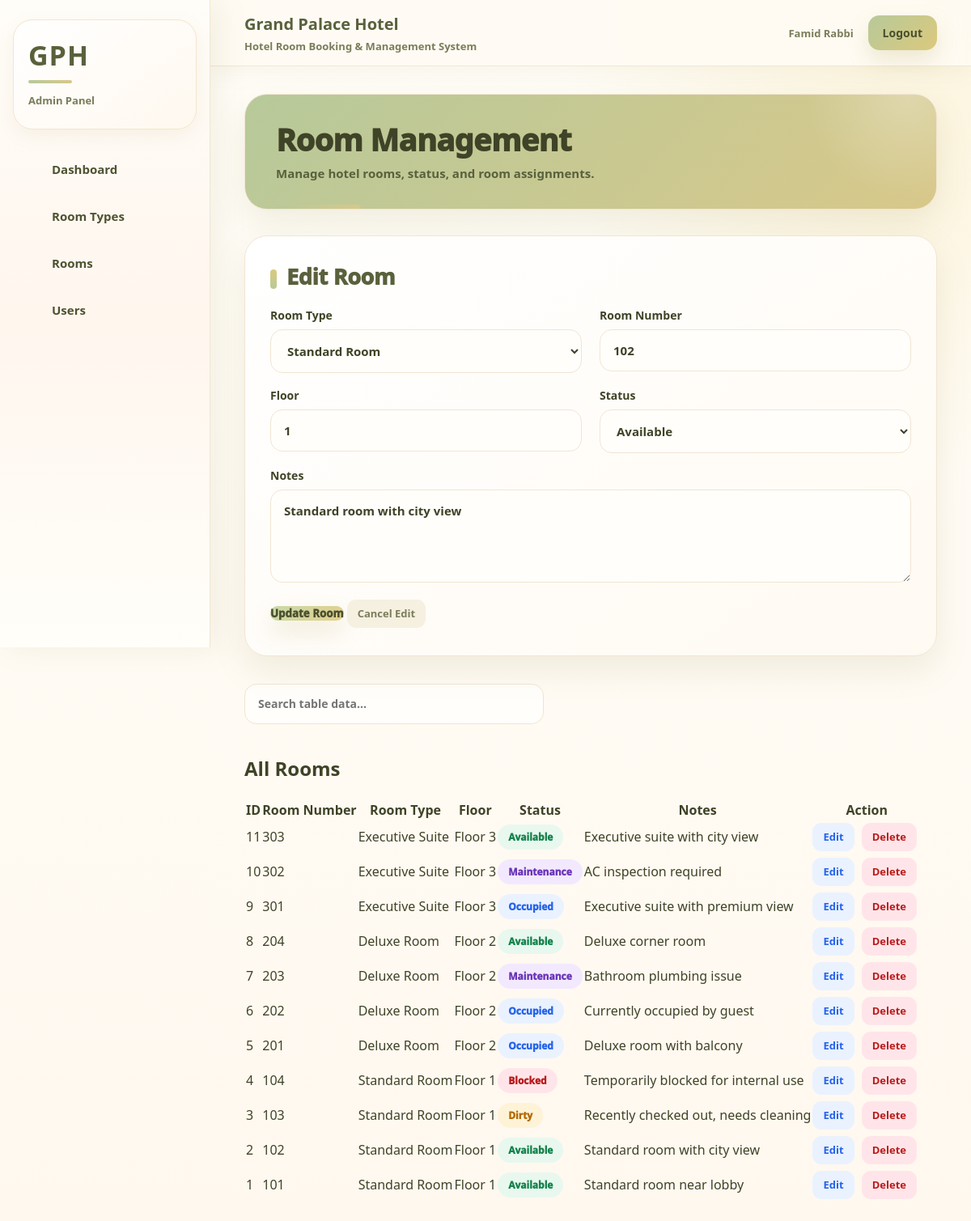
/views/admin/rooms.php?edit=2 (signed in), run on the app's committed database.
### tables this page shows
CREATE TABLE `rooms` (
  `id` int(11) NOT NULL,
  `room_type_id` int(11) NOT NULL,
  `room_number` varchar(30) NOT NULL,
  `floor` int(11) NOT NULL,
  `status` enum('available','occupied','dirty','maintenance','blocked') NOT NULL DEFAULT 'available',
  `notes` text DEFAULT NULL,
  `created_at` timestamp NOT NULL DEFAULT current_timestamp()
);

CREATE TABLE `room_types` (
  `id` int(11) NOT NULL,
  `name` varchar(100) NOT NULL,
  `description` text NOT NULL,
  `price_per_night` decimal(10,2) NOT NULL,
  `max_capacity` int(11) NOT NULL,
  `thumbnail_path` varchar(255) DEFAULT NULL,
  `amenities` longtext DEFAULT NULL CHECK (json_valid(`amenities`)),
  `is_active` tinyint(1) NOT NULL DEFAULT 1,
  `created_at` timestamp NOT NULL DEFAULT current_timestamp()
);

### models/roomModel.php (called while the page is built, shortened)
<?php
require_once __DIR__ . "/../config/database.php";
function getAllRoomTypes()
{
    global $conn;
    $sql = "SELECT * FROM room_types ORDER BY id DESC";
    return $conn->query($sql);
}
function getAllRooms()
{
    global $conn;
    $sql = "SELECT
                rooms.id,
                rooms.room_number,
                rooms.floor,
                rooms.status,
                rooms.notes,
                room_types.name AS room_type
            FROM rooms
            INNER JOIN room_types ON rooms.room_type_id = room_types.id
            ORDER BY rooms.id DESC";
    return $conn->query($sql);
}
function getRoomById($id)
{
    global $conn;
    $sql = "SELECT * FROM rooms WHERE id = ?";
    $stmt = $conn->prepare($sql);
    $stmt->bind_param("i", $id);
    $stmt->execute();
    return $stmt->get_result()->fetch_assoc();
}
?>

### views/admin/rooms.php (the view, shortened to what this page needs)
<?php
require_once "../../models/roomModel.php";
$rooms = getAllRooms();
$roomTypes = getAllRoomTypes();
$editData = null;
if (isset($_GET["edit"])) {
    $editData = getRoomById($_GET["edit"]);
}
require_once "../../app/layouts/header.php";
require_once "../../app/layouts/sidebar.php";
require_once "../../app/layouts/navbar.php";
?>
<div class="main-content">
    <div class="dashboard-title">
        <h1>Room Management</h1>
        <p>Manage hotel rooms, status, and room assignments.</p>
    </div>
    <div class="form-box">
        <h2><?php echo $editData ? "Edit Room" : "Add New Room"; ?></h2>
        <form action="../../controllers/roomController.php" method="POST">
            <div class="form-row">
                <div class="form-group">
                    <label>Room Type</label>
                    <select name="room_type_id" required>
                        <?php
                        if ($roomTypes && $roomTypes->num_rows > 0) {
                            while ($type = $roomTypes->fetch_assoc()) {
                                $selected = "";
                                if ($editData && $editData["room_type_id"] == $type["id"]) {
                                    $selected = "selected";
                                }
                                echo "<option value='" . $type["id"] . "' $selected>";
                                echo $type["name"];
                                echo "</option>";
                            }
                        }
                        ?>
                    </select>
                </div>
                <div class="form-group">
                    <label>Room Number</label>
                    <input type="text"
                           name="room_number"
                           required
                           value="<?php echo $editData ? $editData["room_number"] : ""; ?>">
                </div>
            </div>
            <div class="form-row">
                <div class="form-group">
                    <label>Floor</label>
                    <input type="number"
                           name="floor"
                           required
                           value="<?php echo $editData ? $editData["floor"] : ""; ?>">
                </div>
                <div class="form-group">
                    <label>Status</label>
                    <select name="status" required>
                        <?php
                        $statuses = ["available", "occupied", "dirty", "maintenance", "blocked"];
                        foreach ($statuses as $status) {
                            $selected = "";
                            if ($editData && $editData["status"] == $status) {
                                $selected = "selected";
                            }
                            echo "<option value='$status' $selected>";
                            echo ucfirst($status);
                            echo "</option>";
                        }
                        ?>
                    </select>
                </div>
            </div>
            <div class="form-group">
                <label>Notes</label>
                <textarea name="notes"
                          placeholder="Additional room notes..."><?php echo $editData ? $editData["notes"] : ""; ?></textarea>
            </div>
            <button type="submit">
                <?php
                echo $editData ? "Update Room" : "Add Room";
                ?>
            </button>
            <?php if ($editData) { ?>
                <a href="rooms.php" class="cancel-link">
                    Cancel Edit
                </a>
            <?php } ?>
        </form>
    </div>
    <div class="table-search-box">
    <input
        type="text"
        class="table-search"
        placeholder="Search table data..."
    >
</div>
<br>
        <h2>All Rooms</h2>
        <br>
        <table>
            <thead>
                <tr>
                    <th>ID</th>
                    <th>Room Number</th>
                    <th>Room Type</th>
                    <th>Floor</th>
                    <th>Status</th>
                    <th>Notes</th>
                    <th>Action</th>
                </tr>
            </thead>
            <tbody>
                <?php
                if ($rooms && $rooms->num_rows > 0) {
                    while ($room = $rooms->fetch_assoc()) {
                        echo "<tr>";
                        echo "<td>" . $room["id"] . "</td>";
                        echo "<td>" . $room["room_number"] . "</td>";
                        echo "<td>" . $room["room_type"] . "</td>";
                        echo "<td>Floor " . $room["floor"] . "</td>";
                       echo "<td>
        <span class='status-badge status-" . $room["status"] . "'>
            " . ucfirst($room["status"]) . "
        </span>
      </td>";
                        echo "<td>" . $room["notes"] . "</td>";
                        echo "<td>
                            <a class='edit-btn'
                               href='rooms.php?edit=" . $room["id"] . "'>
                               Edit
                            </a>
                            <a class='delete-btn'
                               href='../../controllers/roomController.php?delete_room=" . $room["id"] . "'
                               onclick='return confirm(\"Are you sure?\")'>
                               Delete
                            </a>
                        </td>";
                        echo "</tr>";
                    }
                } else {
                    echo "<tr>";
                    echo "<td colspan='7'>No rooms found.</td>";
                    echo "</tr>";
                }
                ?>
            </tbody>
        </table>
    </div>
<?php
require_once "../../app/layouts/footer.php";
?>

### assets/css/dashboard.css (style rules this page uses)
* { margin: 0; padding: 0; box-sizing: border-box; }
a { color: inherit; text-decoration: none; }
button, input, select, textarea { font-family: inherit; }
.main-content { margin-left: var(--sidebar-width); min-height: calc(100vh - var(--navbar-height)); padding: 34px 42px 58px; background: radial-gradient(circle at 92% 6%, rgba(244, 222, 155, 0.28), transparent 26%), linear-gradient(180deg, #fffdf7 0%, #fff8ef 100%); }
.dashboard-title { position: relative; overflow: hidden; padding: 34px 38px; margin-bottom: 32px; border-radius: 28px; background: linear-gradient(135deg, #B7C99A, #D8C88A); border: 1px solid var(--border); box-shadow: var(--shadow-md); }
.dashboard-title::before { content: ""; position: absolute; width: 260px; height: 260px; right: -95px; top: -130px; border-radius: 50%; background: radial-gradient(circle, rgba(255, 255, 255, 0.28), transparent 70%); }
.dashboard-title::after { content: ""; position: absolute; left: 38px; bottom: 0; width: 105px; height: 5px; border-radius: 999px 999px 0 0; background: linear-gradient(90deg, var(--pink-main), var(--pink-mid)); }
.dashboard-title h1 { position: relative; z-index: 1; color: #3F4327; font-size: 38px; line-height: 1.12; font-weight: 950; letter-spacing: -0.6px; margin-bottom: 10px; }
.dashboard-title p { position: relative; z-index: 1; color: #59613C; font-size: 15px; font-weight: 600; }
.dashboard-table, .form-box { position: relative; padding: 31px; margin-bottom: 34px; border-radius: 28px; background: linear-gradient(145deg, #ffffff, #fffaf2); border: 1px solid var(--border); box-shadow: var(--shadow-md); }
.dashboard-table h2, .form-box h2 { color: #59613C; font-size: 27px; font-weight: 950; letter-spacing: -0.3px; margin-bottom: 20px; }
.dashboard-table h2::before, .form-box h2::before { content: ""; display: inline-block; width: 8px; height: 24px; margin-right: 12px; border-radius: 999px; vertical-align: -5px; background: linear-gradient(180deg, #DCC97C, #B7C99A); }
.status-badge { display: inline-flex; align-items: center; justify-content: center; min-height: 31px; padding: 7px 13px; border-radius: 999px; font-size: 12px; font-weight: 950; white-space: nowrap; }
.status-active, .status-available, .status-confirmed, .status-paid { background: var(--green-bg); color: var(--green); }
.status-inactive, .status-blocked, .status-cancelled, .status-unpaid { background: var(--red-bg); color: var(--red); }
.status-pending, .status-dirty { background: var(--orange-bg); color: var(--orange); }
.status-occupied, .status-checked_in { background: var(--blue-bg); color: var(--blue); }
.status-maintenance, .status-in_progress { background: var(--purple-bg); color: var(--purple); }
.form-row { display: grid; grid-template-columns: repeat(2, minmax(0, 1fr)); gap: 22px; }
.form-group { margin-bottom: 18px; }
.form-group label { display: block; margin-bottom: 8px; color: var(--text); font-size: 14px; font-weight: 850; }
.form-group input, .form-group select, .form-group textarea { width: 100%; padding: 15px 16px; border: 1px solid var(--border); border-radius: 15px; outline: none; background: #fffefb; color: var(--text); font-size: 15px; font-weight: 650; transition: 0.22s ease; }
.form-group textarea { min-height: 115px; resize: vertical; }
.print-btn, button[type="submit"], input[type="submit"] { border: none; border-radius: 15px; color: #4A4F2E; background: linear-gradient(135deg, #C8D9A9, #E3D08E); box-shadow: 0 13px 28px rgba(171, 160, 93, 0.22); cursor: pointer; font-weight: 950; transition: 0.24s ease; }
.edit-btn, .delete-btn, .cancel-link { display: inline-flex; align-items: center; justify-content: center; min-height: 35px; padding: 8px 13px; border-radius: 11px; font-size: 13px; font-weight: 900; margin: 3px 5px 3px 0; transition: 0.22s ease; }
.edit-btn { color: var(--blue); background: var(--blue-bg); }
.delete-btn { color: var(--red); background: var(--red-bg); }
.cancel-link { color: var(--text-soft); background: #f5f0e0; }
.table-search-box { width: 100%; margin-bottom: 16px; }
.table-search { width: min(370px, 100%); height: 50px; padding: 0 16px; border: 1px solid var(--border); border-radius: 15px; outline: none; background: #fffefb; color: var(--text); font-size: 14px; font-weight: 650; }

### data on the page
rooms: room_number "102", floor "1", notes "Standard room with city view", id "2", room_type.name "Standard Room", status "Available"
rooms: id "11", room_number "303", room_type.name "Executive Suite", floor "3", status "Available", notes "Executive suite with city view"
rooms: id "10", room_number "302", room_type.name "Executive Suite", floor "3", status "Maintenance", notes "AC inspection required"
rooms: id "9", room_number "301", room_type.name "Executive Suite", floor "3", status "Occupied", notes "Executive suite with premium view"
rooms: id "8", room_number "204", room_type.name "Deluxe Room", floor "2", status "Available", notes "Deluxe corner room"
rooms: id "7", room_number "203", room_type.name "Deluxe Room", floor "2", status "Maintenance", notes "Bathroom plumbing issue"
rooms: id "6", room_number "202", room_type.name "Deluxe Room", floor "2", status "Occupied", notes "Currently occupied by guest"
rooms: id "5", room_number "201", room_type.name "Deluxe Room", floor "2", status "Occupied", notes "Deluxe room with balcony"
rooms: id "4", room_number "104", room_type.name "Standard Room", floor "1", status "Blocked", notes "Temporarily blocked for internal use"
rooms: id "3", room_number "103", room_type.name "Standard Room", floor "1", status "Dirty", notes "Recently checked out, needs cleaning"
rooms: id "1", room_number "101", room_type.name "Standard Room", floor "1", status "Available", notes "Standard room near lobby"

### other printed values
$role "Admin"
$_SESSION["name"] "Famid Rabbi"
form field room_type_id "Standard Room"
form field status "Available"
